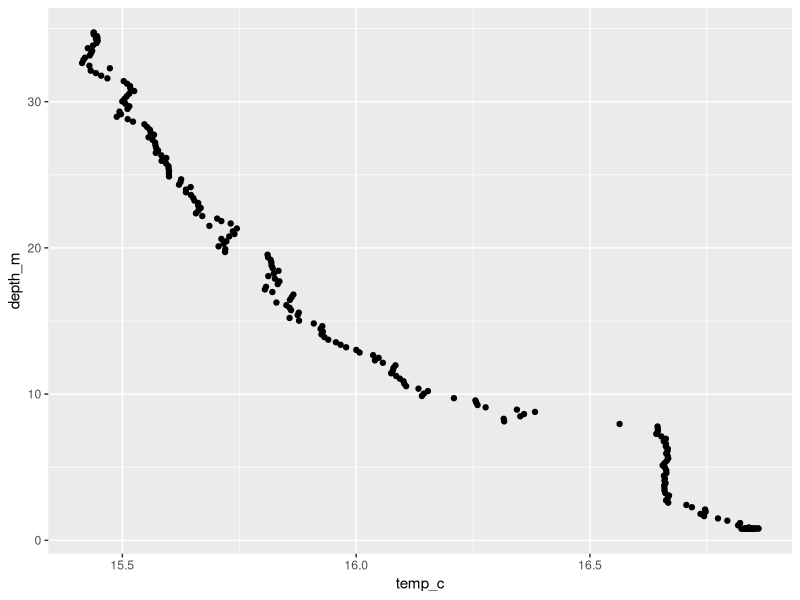
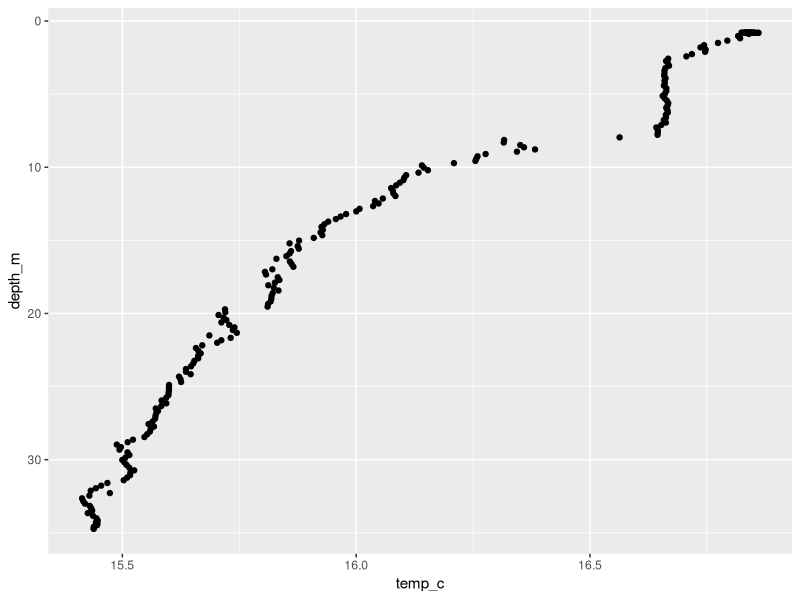
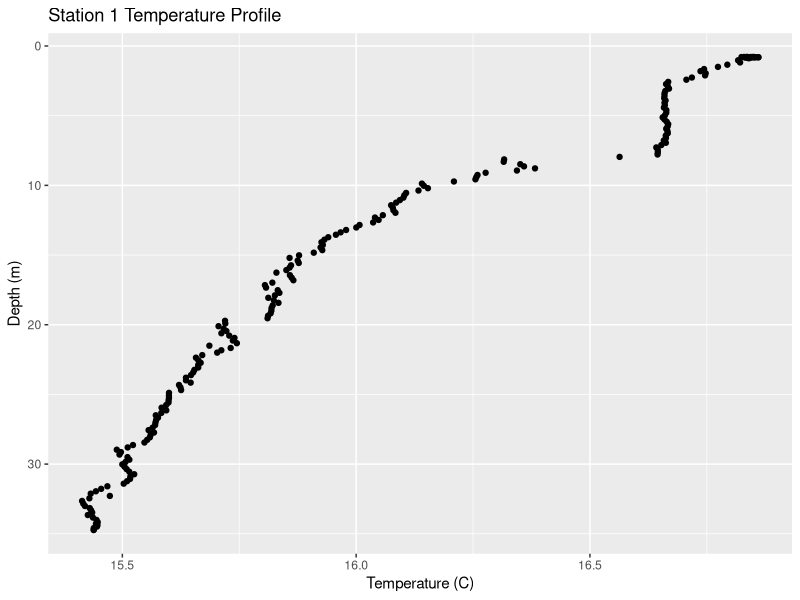
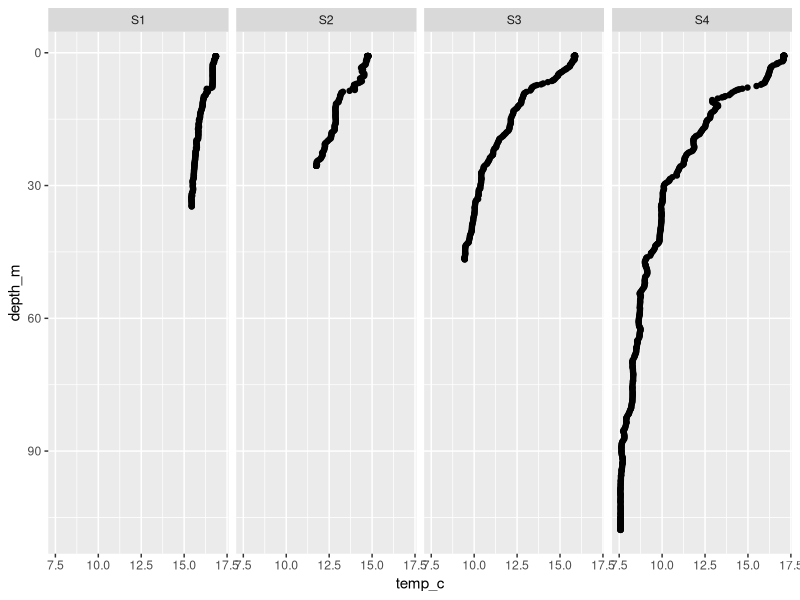
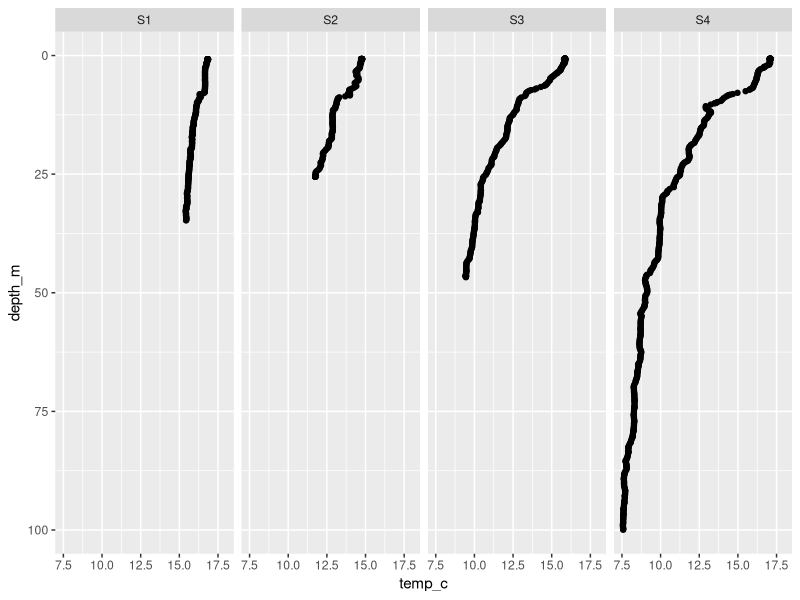
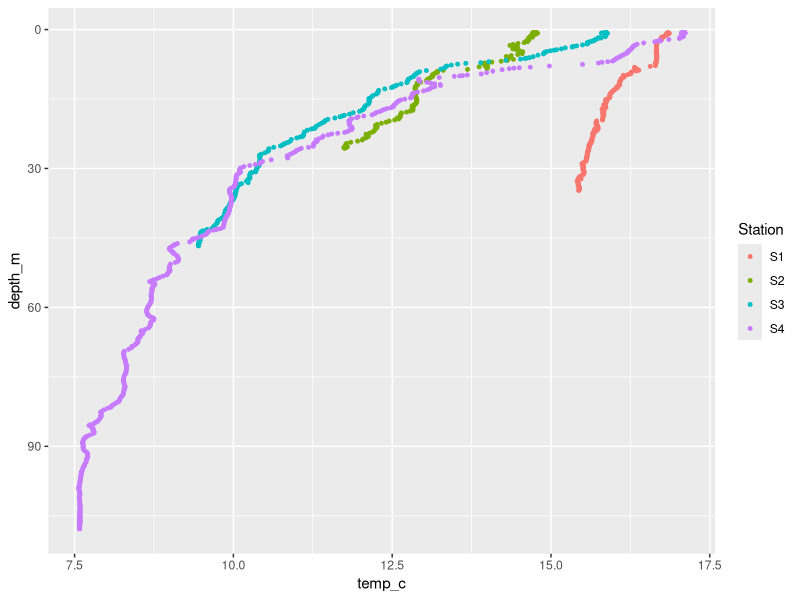
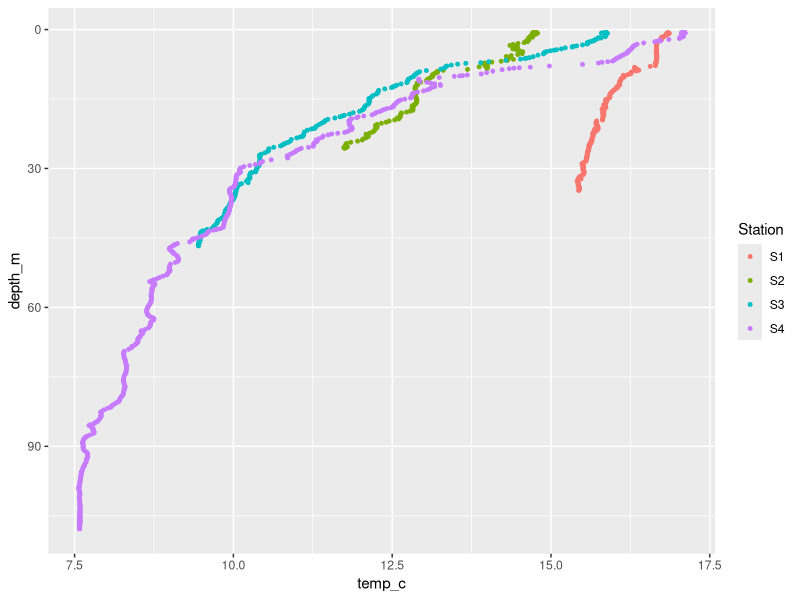
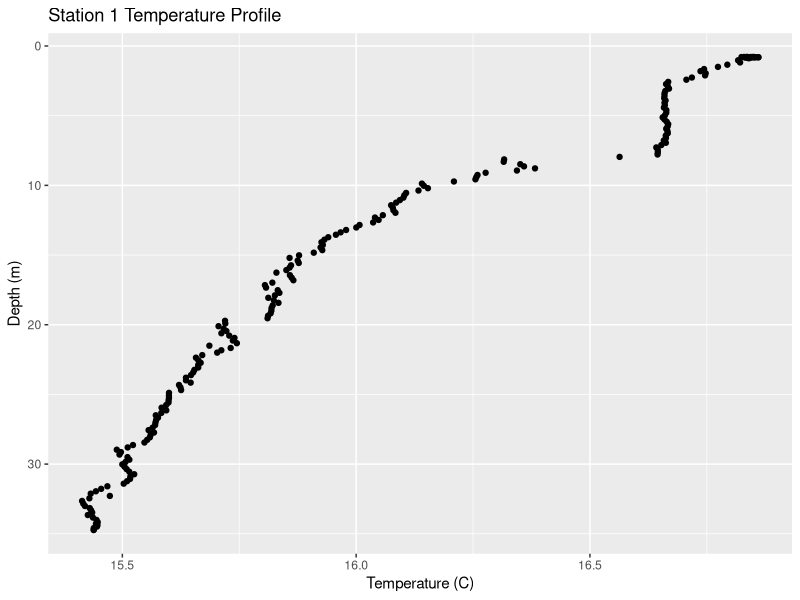

The R source for these figures, in order:
## ---- chunk 1
knitr::opts_chunk$set(echo = TRUE)
## ---- chunk 2
library(tidyverse)
## ---- chunk 3
data <- read.csv("./240905_darts_clean.csv", header = TRUE)
## ---- chunk 4
str(data)
## ---- chunk 5
stn1 <- dplyr::filter(data, station == "S1")
## ---- chunk 6
head(stn1)
## ---- chunk 7
ggplot(stn1, aes(x = temp_c, y = depth_m)) + geom_point()
## ---- chunk 8
ggplot(stn1, aes(x = temp_c, y = depth_m)) + 
  geom_point() + 
  scale_y_reverse()
## ---- chunk 9
ggplot(stn1, aes(x = temp_c, y = depth_m)) + 
  geom_point() + 
  scale_y_reverse() + 
  xlab('Temperature (C)') + 
  ylab('Depth (m)') + 
  ggtitle('Station 1 Temperature Profile')
## ---- chunk 10
ggsave('st1_temp_profile.png', width = 4, height = 6)
## ---- chunk 11
ggplot(data, aes(x = temp_c, y = depth_m)) +
  geom_point() + 
  facet_wrap(~station, ncol = 4) +
  scale_y_reverse()
## ---- chunk 12
ggplot(data, aes(x = temp_c, y = depth_m)) +
  geom_point() + 
  facet_wrap(~station, ncol = 4) +
  ylim(100, 0) + xlim(7.5, 18)
## ---- chunk 13
ggplot(data, aes(x = temp_c, y = depth_m, color = factor(station))) +
  geom_point(size = 1) + 
  scale_y_reverse() + 
  labs(color = 'Station')
## ---- chunk 14
ggplot(data, aes(x = temp_c, y = depth_m, color = station)) +
  geom_point(size = 1) + 
  scale_y_reverse() + 
  labs(color = 'Station')
